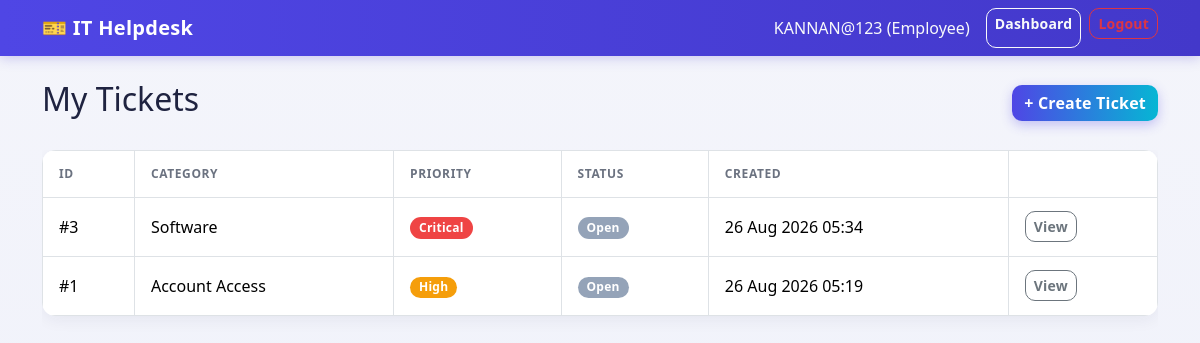
The page /tickets/my/ (signed in) on the database its author committed.
### accounts/models.py (models this page shows, shortened)
class User(AbstractUser):
    class Role(models.TextChoices):
        EMPLOYEE = 'EMPLOYEE', 'Employee'
        TECHNICIAN = 'TECHNICIAN', 'Technician'
        ADMIN = 'ADMIN', 'Admin'
    role = models.CharField(max_length=20, choices=Role.choices, default=Role.EMPLOYEE)
    department = models.CharField(max_length=100, blank=True)
    phone = models.CharField(max_length=20, blank=True)

### tickets/models.py (models this page shows, shortened)
class Ticket(models.Model):
    class Category(models.TextChoices):
        HARDWARE = 'HARDWARE', 'Hardware'
        SOFTWARE = 'SOFTWARE', 'Software'
        NETWORK = 'NETWORK', 'Network'
        ACCOUNT = 'ACCOUNT', 'Account Access'
        OTHER = 'OTHER', 'Other'
    class Priority(models.TextChoices):
        LOW = 'LOW', 'Low'
        MEDIUM = 'MEDIUM', 'Medium'
        HIGH = 'HIGH', 'High'
        CRITICAL = 'CRITICAL', 'Critical'
    class Status(models.TextChoices):
        OPEN = 'OPEN', 'Open'
        IN_PROGRESS = 'IN_PROGRESS', 'In Progress'
        RESOLVED = 'RESOLVED', 'Resolved'
        CLOSED = 'CLOSED', 'Closed'
    ticket_id = models.AutoField(primary_key=True)
    employee = models.ForeignKey(
        settings.AUTH_USER_MODEL, on_delete=models.CASCADE,
        related_name='tickets_raised'
    )
    category = models.CharField(max_length=20, choices=Category.choices)
    priority = models.CharField(max_length=20, choices=Priority.choices, default=Priority.MEDIUM)
    description = models.TextField()
    attachment = models.FileField(upload_to='ticket_attachments/', blank=True, null=True)
    status = models.CharField(max_length=20, choices=Status.choices, default=Status.OPEN)
    technician = models.ForeignKey(
        settings.AUTH_USER_MODEL, on_delete=models.SET_NULL,
        related_name='tickets_assigned', blank=True, null=True
    )
    resolution_notes = models.TextField(blank=True)
    created_at = models.DateTimeField(auto_now_add=True)
    updated_at = models.DateTimeField(auto_now=True)
    resolved_at = models.DateTimeField(blank=True, null=True)
    class Meta:
        ordering = ['-created_at']

### tickets/views.py (the view)
# urls.py: path('my/', views.my_tickets, name='my_tickets'),
@login_required
@role_required(User.Role.EMPLOYEE)
def my_tickets(request):
    tickets = Ticket.objects.filter(employee=request.user)
    return render(request, 'tickets/my_tickets.html', {'tickets': tickets})

### templates/tickets/my_tickets.html (shortened to what this page needs)
{% extends 'base.html' %}
{% block content %}
<div class="d-flex justify-content-between align-items-center mb-4">
    <h2>My Tickets</h2>
    <a href="{% url 'create_ticket' %}" class="btn btn-primary">+ Create Ticket</a>
</div>
<div class="table-responsive">
<table class="table table-bordered bg-white">
    <thead><tr><th>ID</th><th>Category</th><th>Priority</th><th>Status</th><th>Created</th><th></th></tr></thead>
    <tbody>
    {% for t in tickets %}
        <tr>
            <td>#{{ t.ticket_id }}</td>
            <td>{{ t.get_category_display }}</td>
            <td><span class="badge badge-priority-{{ t.priority }}">{{ t.get_priority_display }}</span></td>
            <td><span class="badge badge-status-{{ t.status }}">{{ t.get_status_display }}</span></td>
            <td>{{ t.created_at|date:"d M Y H:i" }}</td>
            <td><a href="{% url 'ticket_detail' t.ticket_id %}" class="btn btn-sm btn-outline-secondary">View</a></td>
        </tr>
    {% empty %}
        <tr><td colspan="6" class="text-center text-muted">No tickets yet.</td></tr>
    {% endfor %}
    </tbody>
</table>
</div>
{% endblock %}

### templates/base.html (shortened to what this page needs)
{% load static %}
<!DOCTYPE html>
<html lang="en">
<head>
    <link href="https://cdn.jsdelivr.net/npm/bootstrap@5.3.3/dist/css/bootstrap.min.css" rel="stylesheet">
    <link href="{% static 'css/style.css' %}" rel="stylesheet">
</head>
<body>
    <nav class="navbar navbar-expand-lg navbar-dark bg-dark mb-4">
        <div class="container">
            <a class="navbar-brand" href="{% url 'home' %}">🎫 IT Helpdesk</a>
            <div class="d-flex">
                {% if user.is_authenticated %}
                    <span class="navbar-text text-light me-3">{{ user.username }} ({{ user.get_role_display }})</span>
                    <a href="{% url 'dashboard' %}" class="btn btn-outline-light btn-sm me-2">Dashboard</a>
                    <form method="post" action="{% url 'logout' %}" class="d-inline">
                        <button class="btn btn-outline-danger btn-sm" type="submit">Logout</button>
                    </form>
                {% else %}
                    <a href="{% url 'login' %}" class="btn btn-outline-light btn-sm me-2">Login</a>
                    <a href="{% url 'register' %}" class="btn btn-primary btn-sm">Register</a>
                {% endif %}
            </div>
        </div>
    </nav>
    <div class="container">
        {% block content %}{% endblock %}
    </div>
</body>
</html>

### static/css/style.css (style rules this page uses)
:root { --brand-primary: #4f46e5; --brand-primary-dark: #4338ca; --brand-accent: #06b6d4; --surface: #ffffff; --surface-muted: #f4f5fb; --text-main: #1f2340; --text-muted: #6b7280; --radius-lg: 14px; --radius-md: 10px; --shadow-soft: 0 4px 16px rgba(31, 35, 64, 0.06); --shadow-hover: 0 8px 24px rgba(79, 70, 229, 0.15); }
body { background: linear-gradient(180deg, #f4f5fb 0%, #eef0fa 100%); color: var(--text-main); font-family: "Segoe UI", Roboto, "Helvetica Neue", Arial, sans-serif; min-height: 100vh; }
.navbar { background: linear-gradient(90deg, var(--brand-primary), var(--brand-primary-dark)) !important; box-shadow: 0 2px 12px rgba(67, 56, 202, 0.25); }
.navbar-brand { font-weight: 700; letter-spacing: 0.3px; }
.btn { border-radius: var(--radius-md); font-weight: 600; letter-spacing: 0.2px; }
.btn-primary { background: linear-gradient(90deg, var(--brand-primary), var(--brand-accent)); border: none; box-shadow: 0 4px 12px rgba(79, 70, 229, 0.3); }
.btn-outline-secondary, .btn-outline-primary, .btn-outline-dark { border-width: 1.5px; }
.table { background: var(--surface); border-radius: var(--radius-lg); overflow: hidden; box-shadow: var(--shadow-soft); }
.table thead { background-color: var(--surface-muted); }
.table thead th { border-bottom: none; color: var(--text-muted); text-transform: uppercase; font-size: 0.75rem; letter-spacing: 0.05em; font-weight: 700; }
.table tbody tr { transition: background-color 0.12s ease; }
.table td, .table th { vertical-align: middle; padding: 0.85rem 1rem; }
.badge { padding: 0.4em 0.75em; border-radius: 999px; font-weight: 600; font-size: 0.75rem; letter-spacing: 0.02em; }
.badge-status-OPEN { background-color: #94a3b8; color: #fff; }
.badge-priority-HIGH { background-color: #f59e0b; color: #fff; }
.badge-priority-CRITICAL { background-color: #ef4444; color: #fff; }
a { color: var(--brand-primary); text-decoration: none; }

### rows shown on the page
User: username "KANNAN@123", role "Employee"
Ticket: ticket_id "3", category "Software", priority "Critical", status "Open", created_at "26 Aug 2026 05:34"
Ticket: ticket_id "1", category "Account Access", priority "High", status "Open", created_at "26 Aug 2026 05:19"
